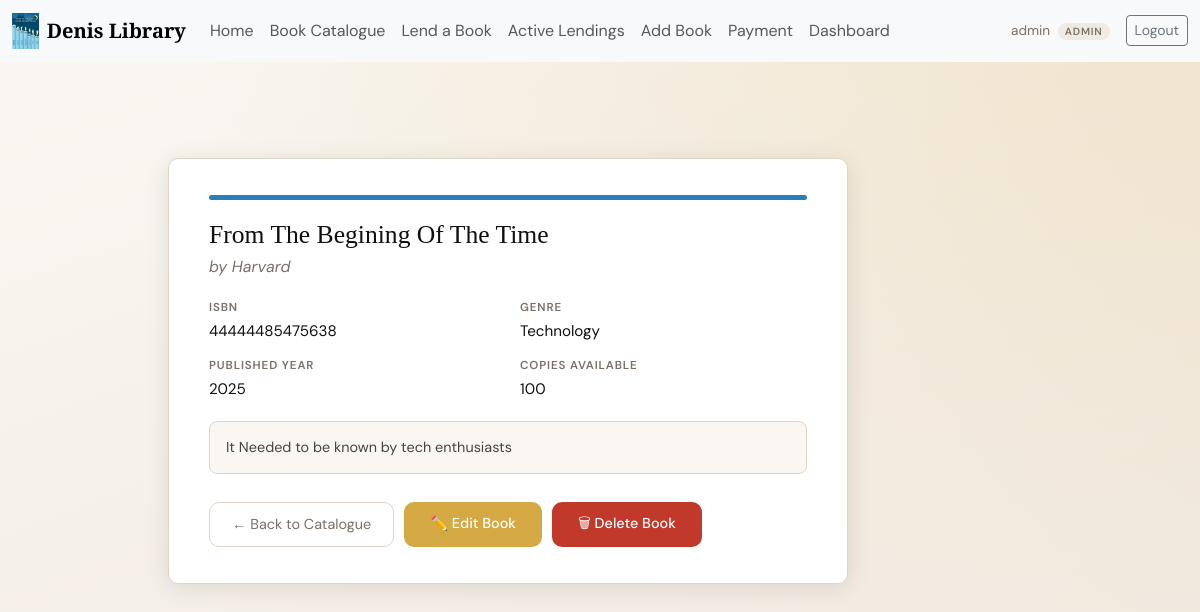
Page /book/7/ (signed in) on the committed database.
### accounts/models.py (models this page shows, shortened)
class CustomUser(AbstractUser):
    ROLE_CHOICES = [
        ('admin',     'Admin'),
        ('librarian', 'Librarian'),
        ('member',    'Member'),
    ]
    role = models.CharField(max_length=20, choices=ROLE_CHOICES, default='member')
    groups = models.ManyToManyField(
        'auth.Group',
        related_name='customuser_set',
        blank=True,
        help_text='The groups this user belongs to.',
        verbose_name='groups',
    )
    user_permissions = models.ManyToManyField(
        'auth.Permission',
        related_name='customuser_set',
        blank=True,
        help_text='Specific permissions for this user.',
        verbose_name='user permissions',
    )

### borrowed_books/models.py (models this page shows, shortened)
class Book(models.Model):
    GENRE_CHOICES = [
        ('fiction', 'Fiction'),
        ('non_fiction', 'Non-Fiction'),
        ('science', 'Science'),
        ('history', 'History'),
        ('biography', 'Biography'),
        ('technology', 'Technology'),
        ('arts', 'Arts & Literature'),
        ('other', 'Other'),
    ]
    title = models.CharField(max_length=255)
    author = models.CharField(max_length=255)
    isbn = models.CharField(max_length=20, unique=True)
    genre = models.CharField(max_length=50, choices=GENRE_CHOICES, default='other')
    published_year = models.PositiveIntegerField()
    copies_available = models.PositiveIntegerField(default=1)
    description = models.TextField(blank=True)
    date_added = models.DateTimeField(auto_now_add=True)
    class Meta:
        ordering = ['-date_added']

### borrowed_books/views.py (the view)
# urls.py: path('book/<int:pk>/', views.BookDetail, name='BookDetail'),   # READ detail → /book/5/
@login_required
def BookDetail(request, pk):
    book = get_object_or_404(Book, pk=pk)
    return render(request, 'BookDetail.html', {'book': book})

### borrowed_books/templates/BookDetail.html (shortened to what this page needs)
{% extends 'base.html' %}
{% block content %}
<main>
  <div class="detail-card">
    <div class="detail-spine genre-{{ book.genre }}"></div>
    <h2>{{ book.title }}</h2>
    <p class="detail-author">by {{ book.author }}</p>
    <div class="detail-grid">
      <div class="detail-field">
        <label>ISBN</label>
        <span>{{ book.isbn }}</span>
      </div>
      <div class="detail-field">
        <label>Genre</label>
        <span>{{ book.get_genre_display }}</span>
      </div>
      <div class="detail-field">
        <label>Published Year</label>
        <span>{{ book.published_year }}</span>
      </div>
      <div class="detail-field">
        <label>Copies Available</label>
        <span>{{ book.copies_available }}</span>
      </div>
    </div>
    {% if book.description %}
      <div class="detail-desc">{{ book.description }}</div>
    {% endif %}
    <div class="detail-actions">
      <a href="{% url 'BookCatalogue' %}" class="btn-back">← Back to Catalogue</a>
      <a href="{% url 'EditBook' book.pk %}" class="btn-edit-lg">✏️ Edit Book</a>
      <a href="{% url 'DeleteBook' book.pk %}" class="btn-del-lg">🗑 Delete Book</a>
    </div>
  </div>
</main>
{% endblock %}

### borrowed_books/templates/base.html (shortened to what this page needs)
<!DOCTYPE html>
{% load static %}
<html lang="en">
<head>
    <link rel="stylesheet" href="https://cdn.jsdelivr.net/npm/bootstrap@5.3.8/dist/css/bootstrap.min.css">
</head>
<body>
<nav class="navbar navbar-expand-lg bg-body-tertiary">
  <div class="container-fluid">
    <a class="navbar-brand d-flex align-items-center gap-2" href="{% url 'index' %}">
      <img src="{% static 'image/22a15976f2a206610b2c127e867164bd.jpg' %}" alt="Denis Library Logo" height="36" style="object-fit:contain;">
      <span style="font-family:'Playfair Display',serif;font-weight:700;">Denis Library</span>
    </a>
    <div class="collapse navbar-collapse" id="nav">
      <ul class="navbar-nav me-auto mb-2 mb-lg-0">
        <li class="nav-item">
          <a class="nav-link" href="{% url 'index' %}">Home</a>
        </li>
        {% if user.is_authenticated %}
          {% if user.role == 'admin' or user.role == 'librarian' %}
            <li class="nav-item"><a class="nav-link" href="{% url 'BookCatalogue' %}">Book Catalogue</a></li>
            <li class="nav-item"><a class="nav-link" href="{% url 'LendingCatalogue' %}">Lend a Book</a></li>
            <li class="nav-item"><a class="nav-link" href="{% url 'ActiveLendings' %}">Active Lendings</a></li>
          {% endif %}
          {% if user.role == 'admin' %}
            <li class="nav-item"><a class="nav-link" href="{% url 'Addbook' %}">Add Book</a></li>
          {% endif %}
          {% if user.role == 'admin' or user.role == 'librarian' %}
            <li class="nav-item"><a class="nav-link" href="{% url 'payment' %}">Payment</a></li>
          {% endif %}
          <li class="nav-item">
            <a class="nav-link" href="{% url 'dashboard_redirect' %}">Dashboard</a>
          </li>
        {% endif %}
      </ul>
      <div class="d-flex align-items-center gap-2">
        {% if user.is_authenticated %}
          <span class="navbar-text me-2" style="font-size:.85rem;color:var(--muted);">
            {{ user.username }}
            <span style="background:var(--cream);color:var(--muted);font-size:.65rem;font-weight:600;letter-spacing:.8px;text-transform:uppercase;padding:2px 7px;border-radius:20px;margin-left:4px;">{{ user.get_role_display }}</span>
          </span>
          <a href="{% url 'logout' %}" class="btn btn-sm btn-outline-secondary">Logout</a>
        {% else %}
          <a href="{% url 'login' %}"    class="btn btn-sm btn-outline-secondary">Login</a>
          <a href="{% url 'register' %}" class="btn btn-sm" style="background:var(--rust);color:#fff;border:none;">Register</a>
        {% endif %}
      </div>
    </div>
  </div>
</nav>
<main>
  {% block content %}
  {% endblock %}
</main>
</body>
</html>

### borrowed_books/templates/base.html (style rules this page uses)
:root { --ink: #12100e; --paper: #faf7f2; --cream: #f0ebe2; --rust: #c0392b; --rust-lt: #e74c3c; --gold: #d4a843; --muted: #7a7067; --border: #ddd5c8; --radius: 10px; --shadow: 0 4px 24px rgba(18,16,14,.10); --card-w: 240px; }
*, *::before, *::after { box-sizing: border-box; margin: 0; padding: 0; }
body { font-family: 'DM Sans', sans-serif; background: radial-gradient(ellipse at top right, rgba(212,168,67,0.18) 0%, transparent 60%), linear-gradient(160deg, #faf7f2 0%, #f0e8df 100%); background-attachment: fixed; color: var(--ink); min-height: 100vh; }
main { max-width: 960px; margin: 0 auto; padding: 48px 24px 80px; }
label { display:block; font-size:.78rem; font-weight:500; letter-spacing:.8px; text-transform:uppercase; color:var(--muted); margin-bottom:6px; }
.genre-technology { background:#2980b9 }

### borrowed_books/templates/BookDetail.html (style rules this page uses)
.detail-card { background: #fff; border: 1px solid var(--border); border-radius: var(--radius); padding: 36px 40px; box-shadow: var(--shadow); max-width: 680px; }
.detail-spine { height: 5px; border-radius: 4px; margin-bottom: 20px; }
.detail-card h2 { font-family: 'Playfair Display', serif; font-size: 1.6rem; margin-bottom: 4px; }
.detail-author { color: var(--muted); font-style: italic; margin-bottom: 20px; }
.detail-grid { display: grid; grid-template-columns: 1fr 1fr; gap: 14px 24px; margin-bottom: 20px; }
.detail-field label { font-size: .72rem; font-weight: 600; letter-spacing: .9px; text-transform: uppercase; color: var(--muted); display: block; margin-bottom: 3px; }
.detail-field span { font-size: .95rem; color: var(--ink); }
.detail-desc { background: var(--paper); border: 1px solid var(--border); border-radius: 8px; padding: 14px 16px; font-size: .9rem; color: #444; line-height: 1.55; margin-bottom: 28px; }
.detail-actions { display: flex; gap: 10px; flex-wrap: wrap; }
.btn-back { background: transparent; color: var(--muted); border: 1.5px solid var(--border); padding: 11px 22px; border-radius: var(--radius); font-size: .9rem; text-decoration: none; transition: border-color .2s, color .2s; }
.btn-edit-lg { background: var(--gold); color: #fff; border: none; padding: 11px 26px; border-radius: var(--radius); font-size: .9rem; font-weight: 500; text-decoration: none; cursor: pointer; transition: opacity .2s; }
.btn-del-lg { background: var(--rust); color: #fff; border: none; padding: 11px 26px; border-radius: var(--radius); font-size: .9rem; font-weight: 500; text-decoration: none; cursor: pointer; transition: opacity .2s; }

### rows in the picture
CustomUser: username "admin", role "ADMIN"
Book: title "From The Begining Of The Time", author "Harvard", isbn "44444485475638", genre "Technology", published_year "2025", copies_available "100", description "It Needed to be known by tech enthusiasts"
